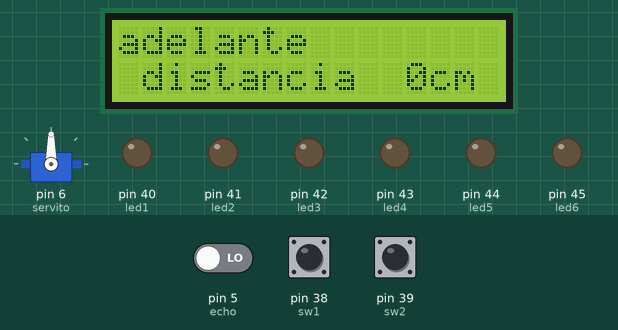
A sketch run on a simulated Arduino Mega 2560, built with avr-gcc and run on an emulated ATmega2560. Shown: 16×2 character LCD, servo, output pins drawn as LEDs (lit = HIGH). The inputs (shaded band) are chosen by the test bench; at power-on: pin 38 (sw1) LOW, pin 39 (sw2) LOW, pin 5 (echo) LOW. Pins used as bus, display or sensor lines are not drawn.

Above: at 1.2 s.
1.3 s: pin 38 (sw1) pulled HIGH for 1 s
At 3.2 s:
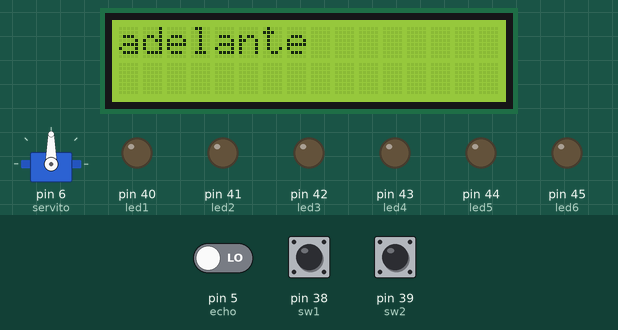
4.2 s: pin 39 (sw2) pulled HIGH for 3.2 s
At 5.4 s:
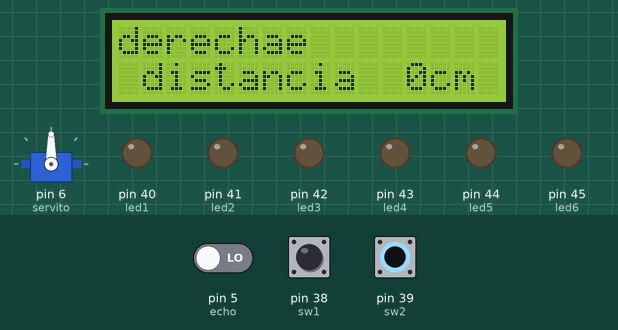
8.9 s: pin 38 (sw1) pulled HIGH for 3.2 s
At 9.7 s:
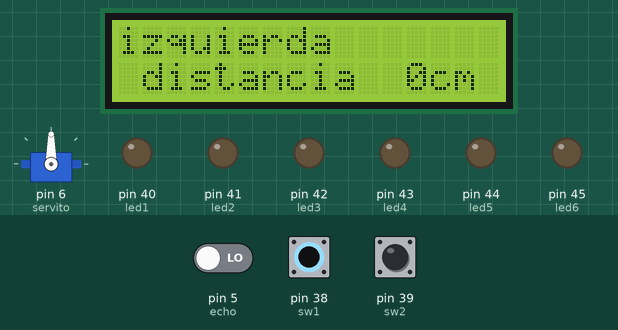
14.0 s: pin 39 (sw2) pulled HIGH for 1 s
At 16.2 s:
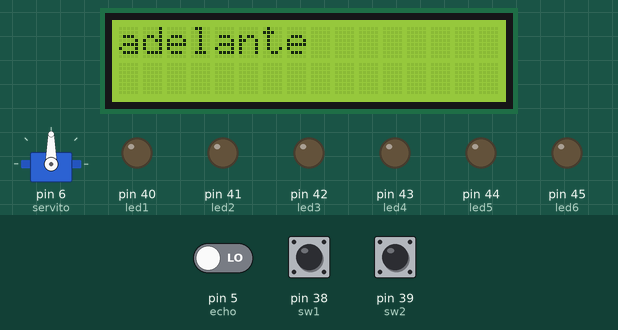
17.9 s: pin 38 (sw1) driven HIGH and pin 39 (sw2) driven HIGH
At 20.7 s:
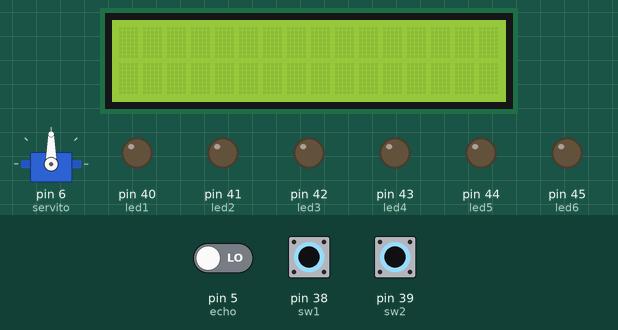
22.2 s: pin 38 (sw1) driven LOW
At 24.3 s:
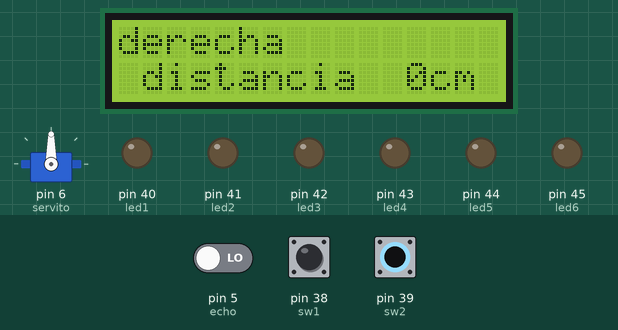
Timing chart, 0 to 25.8 s (numbered marks = the images above; inputs shaded):
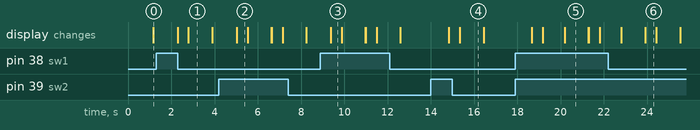

Measured:
- after the input at 1.3 s, the display: first changes after 0.99 s (image 1 shows a later state)
- after the input at 4.2 s, the display: changes after 0.82 s (image 2)
- after the input at 8.9 s, the display: changes after 0.47 s (image 3)
- after the input at 14.0 s, the display: first changes after 0.83 s (image 4 shows a later state)
- after the input at 17.9 s, the display: first changes after 0.78 s (image 5 shows a later state)
- after the input at 22.2 s, the display: first differs from a run without the input after 1.7 s (image 6)
- what the display in image 1 shows lasts 1.1 s, from 2.8 s to 3.9 s

The sketch:

examen.ino
```cpp
# include <LiquidCrystal.h>
LiquidCrystal lcd (30, 31, 34, 35, 36, 37); // RS, E, d4, d5, d6, d7 pin RW se conecta negativo
#include <Servo.h>
Servo servito;
int sw1 = 38;
int sw2 = 39;
int distancia, tiempo;
float trig = 4;
float echo = 5;
int angulo;
int led1 = 40;
int led2 = 41;
int led3 = 42;
int led4 = 43;
int led5 = 44;
int led6 = 45;
void setup() {
lcd.begin (16, 2); // columnas, filas
lcd.clear ();
for(byte i= 40; i<= 45; i++) {
       pinMode (i, OUTPUT);}
 servito.attach(6,700,2550);
       pinMode (sw1, INPUT);
       pinMode (sw2, INPUT);
 Serial. begin (9600);
      pinMode (trig, OUTPUT);
      pinMode (echo, INPUT);}
//-----------------------------
void loop() {
switches ();
delay (100);
ultrasonico ();
servo ();
leds();}
//-------------------------------------------------
void switches (){
 if (digitalRead (sw1) == HIGH ) {
    lcd.setCursor (0, 0);// columnas, filas
    lcd.print ("izquierda");
    delay (500);
    lcd.clear ();}
    else if (digitalRead (sw2) == HIGH){
   lcd.setCursor (0, 0);// columnas, filas
    lcd.print ("derecha");
    delay (500);
   lcd.clear ();}
if ((digitalRead (sw1) == HIGH) && (digitalRead (sw2) == HIGH)){
    lcd.setCursor (0, 0);// columnas, filas
    lcd.print ("retroceso");
    delay (1000);
    lcd.clear ();}
     else {
    lcd.setCursor (0, 0);// columnas, filas
    lcd.print ("adelante");}
}
//--------------------------------
void ultrasonico (){
  digitalWrite (trig, LOW);
  delayMicroseconds(5);
  digitalWrite (trig, HIGH);
  delayMicroseconds (10);
  tiempo = pulseIn (echo, HIGH);
  distancia = (0.017 * tiempo);
  lcd.setCursor (0,1);
  lcd. print (" distancia  ");
  lcd. print (distancia);
  lcd. println ("cm");
 delay (10);}
//---------------------------
void servo (){
  if(distancia == 5){
angulo = map(distancia,5,30,180,180);
  servito.write (180);}
  else if (distancia >= 30){
  angulo = map(distancia,30,5,0,0);
  servito.write (0);}}
//--------------------------------------
void leds (){
 if((distancia >=1)&&(distancia <=30)){
digitalWrite(led6,1);}
else
{digitalWrite(led6,0);}
if((distancia >=1)&&(distancia <=25)){
digitalWrite(led5,1);}
else
{digitalWrite(led5,0);}
if((distancia >=1)&&(distancia <=20)){
digitalWrite(led4,1);}
else
{digitalWrite(led4,0);}
if((distancia >=1)&&(distancia <=15)){
digitalWrite(led3,1);}
else
{digitalWrite(led3,0);}
if((distancia >=1)&&(distancia <=10)){
digitalWrite(led2,1);}
else
{digitalWrite(led2,0);}
if((distancia >=1)&&(distancia <=5)){
digitalWrite(led1,1);}
else
{digitalWrite(led1,0);}
}
```
